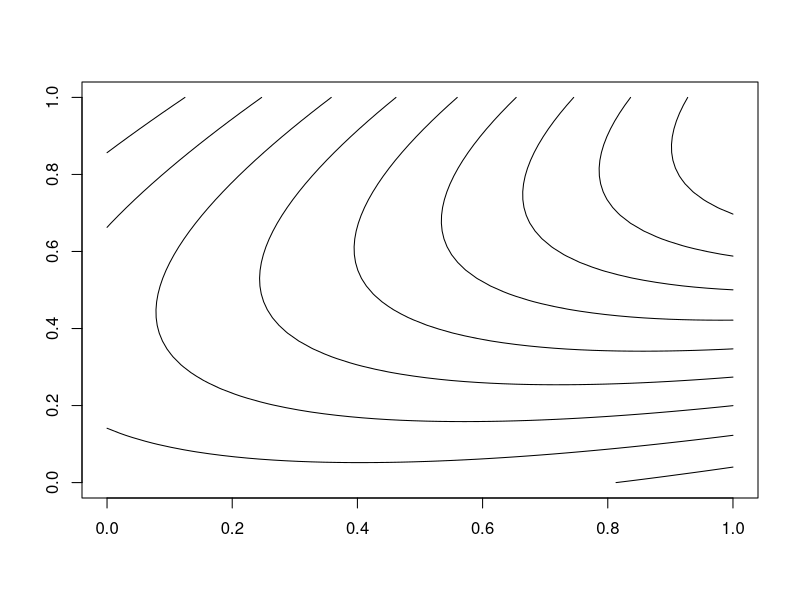

Write R code to recreate this figure.
# Bivariate Normal joint density
biv.norm<-function(x,y,mu.x,mu.y,sigma2.x,sigma2.y,rho){
  (
    (1/(2*pi*sqrt((1-rho^2)*sigma2.x*sigma2.y)))
    *exp( -(1/(2*(1-rho^2)))*( (x-mu.x)^2/sigma2.x
                               - (2*rho*(x-mu.x)*(y-mu.y)/sqrt(sigma2.x*sigma2.y))
                               + (y-mu.y)^2/sigma2.y ) )
  )
}
# range of (X,Y) values for plot
x<-seq(0,1,length=50)
y<-seq(0,1,length=50)
# a contour plot
contour(x,y,outer(x,y,biv.norm,mu.x=5,mu.y=3,sigma2.x=6,sigma2.y=2,rho=0.9),
        drawlabels=FALSE)

